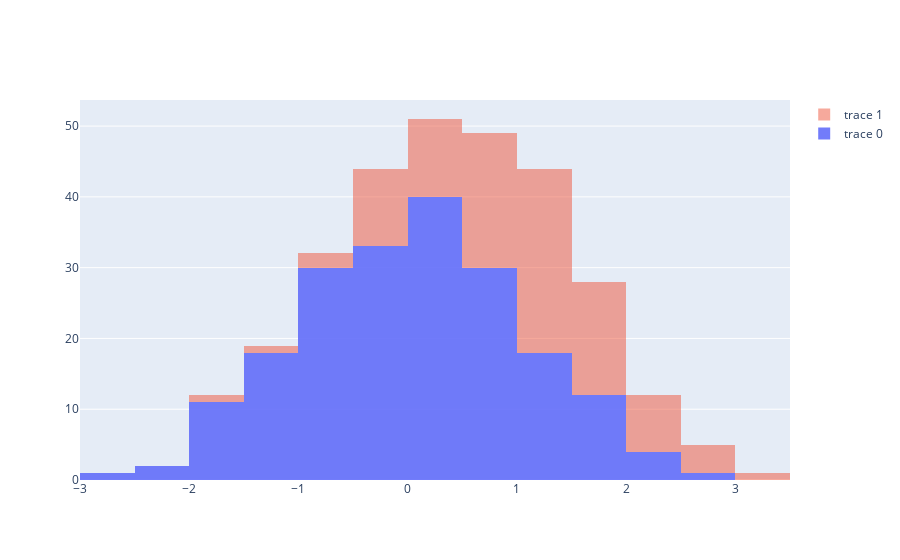

Write notebook code for a chart like this one.
### Code cell
fig = go.Figure(data=data, 
                layout=layout)

offline.iplot(fig)
